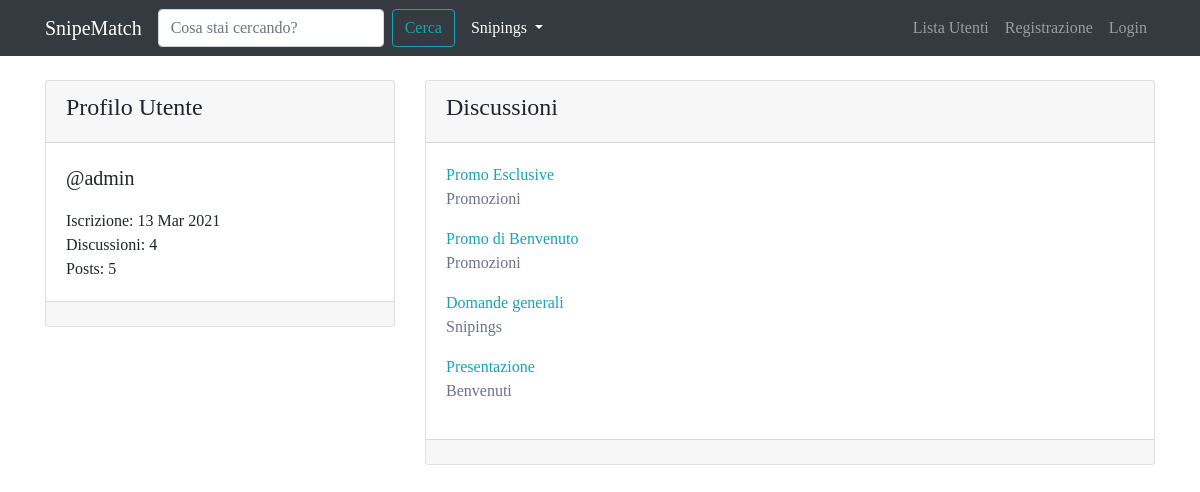
Screenshot of /user/admin/ with the database file from the repository.
### forum/models.py (models this page shows, shortened)
class Discussione(models.Model):
    titolo = models.CharField(max_length=120)
    data_creazione = models.DateTimeField(auto_now_add=True)   #auto_now_add setta la adata quando è creata la discussione
    autore_discussione = models.ForeignKey(User, on_delete=models.CASCADE, related_name="discussioni")  #col related accedo facilmente alle discussioni create da un utente
    sezione_appartenenza = models.ForeignKey(Sezione, on_delete=models.CASCADE)
    def get_absolute_url(self):
        return reverse("visualizza_discussione", kwargs={"pk": self.pk})  #gli passo come argomento la chiave primaria, perchè serve per riscostruire l'url
    class Meta:
        verbose_name = "Discussione"
        verbose_name_plural = "Discussioni"

class Sezione(models.Model):
    nome_sezione = models.CharField(max_length=80)
    descrizione = models.CharField(max_length=150, blank=True, null=True)   #blank: può non essere presente il campo; null: ouò essere null
    logo_sezione = models.ImageField(blank=True, null=True)
    def __str__(self):
        return self.nome_sezione
    class Meta:
        verbose_name = "Sezione"
        verbose_name_plural = "Sezioni"

### core/views.py (the view)
# urls.py: path("user/<str:username>/", views.user_profile_view, name="user_profile"),
def user_profile_view(request, username): #gli passo l'identificativo dello user (uso la chiave primaria)
    user = get_object_or_404(User, username=username)   #prendo lo user che ha quella chiave primaria, se non esiste ottengo 404
    discussioni_utente = Discussione.objects.filter(autore_discussione=user).order_by("-pk")
    context = {"user": user, "discussioni_utente": discussioni_utente}
    return render(request, "core/user_profile.html", context)

### core/templates/core/user_profile.html (shortened to what this page needs)
{% extends 'base.html' %}
{% block content %}
    <div class="row mt-3">
        <div class="col-4">
            <div class="card my-2">
                <div class="card-header">
                    <h4>{% if request.user == user %} Il Tuo {% endif %}Profilo Utente</h4>
                </div>
                <div class="card-body">
                    <p class="lead">@{{ user }}</p>
                    <p class="mb-0">Iscrizione: {{ user.date_joined|date:"d M Y"}}</p>
                    <p class="mb-0">Discussioni: {{ user.discussioni.count }}</p>
                    <p class="mb-0">Posts: {{ user.posts.count }}</p>
                </div>
                <div class="card-footer"></div>
            </div>
        </div>
        <div class="col-8">
            <div class="card my-2">
                <div class="card-header">
                    <h4>Discussioni</h4>
                </div>
                <div class="card-body">
                    {% for discussione in discussioni_utente %}
                        <a href="{{ discussione.get_absolute_url }}">{{ discussione.titolo }}</a>
                        <p class="text-muted">{{ discussione.sezione_appartenenza }}</p>
                    {% endfor %}
                </div>
                <div class="card-footer"></div>
            </div>
        </div>
    </div>
{% endblock content %}

### static-storage/css/agora.css (style rules this page uses)
body { font-family: 'Slabo 27px', serif; }
a, a:hover { color: #17a2b8; }

### rows the page displays
Discussione: titolo "Promo Esclusive", sezione_appartenenza "Promozioni"
Discussione: titolo "Promo di Benvenuto", sezione_appartenenza "Promozioni"
Discussione: titolo "Domande generali", sezione_appartenenza "Snipings"
Discussione: titolo "Presentazione", sezione_appartenenza "Benvenuti"

### other values shown
{{ user }} "admin"
{{ user.date_joined|date:"d M Y" }} "13 Mar 2021"
{{ user.discussioni.count }} "4"
{{ user.posts.count }} "5"
